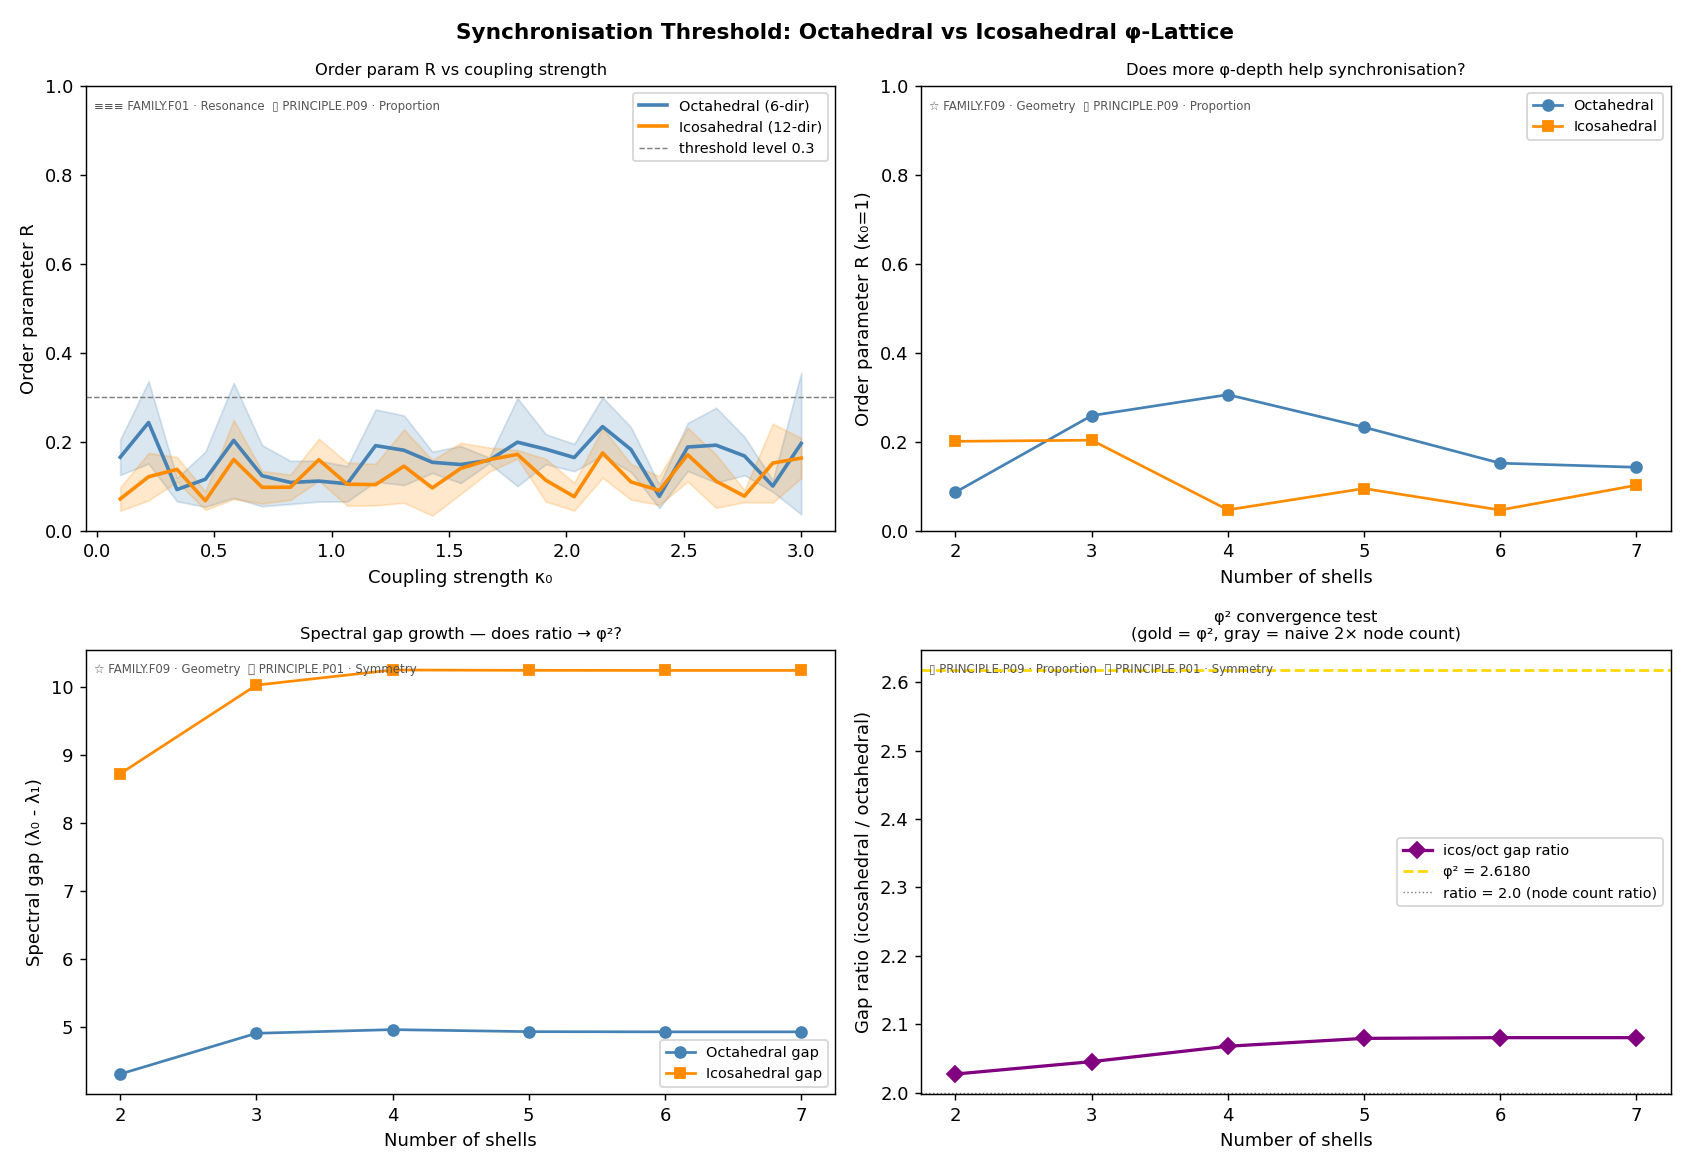

Here is the Python script that generated this plot:
"""
kappa_sync_threshold.py
-----------------------
Sweep coupling strength κ₀ from 0.1 → 3.0 for octahedral and icosahedral
phi-lattices. Find the synchronisation threshold: the κ₀ where the order
parameter R̄ first climbs above 0.5.

Key question: does the icosahedral lattice (φ intrinsic to directions)
synchronise at a *lower* κ₀ than octahedral (φ only in shell radii)?
The gap between those two thresholds is the measurable advantage of
embedding φ structurally.

Ontology nodes:
  F01  · Resonance       — synchronisation order parameter R̄
  F09  · Geometry        — icosahedral vs octahedral direction sets
  P09  · Proportion      — φ as structural vs imposed ratio
  P01  · Symmetry        — threshold sharpness = symmetry of coupling graph
  F17  · Turbulence      — chaotic regime below threshold; λ > 0
"""

import json
import pathlib
import numpy as np
import matplotlib
matplotlib.use("Agg")
import matplotlib.pyplot as plt
from scipy.integrate import solve_ivp

# ── Ontology labels ───────────────────────────────────────────────────────────

REPO_ROOT = pathlib.Path(__file__).parent.parent
ONTOLOGY  = REPO_ROOT / "ontology"

def _load(rel: str) -> dict:
    p = ONTOLOGY / rel
    return json.loads(p.read_text()) if p.exists() else {}

NODES = {
    "F01": _load("families/f01-resonance.json"),
    "F09": _load("families/f09-geometry.json"),
    "F17": _load("families/f17-turbulence.json"),
    "P01": _load("principles/p01-symmetry.json"),
    "P09": _load("principles/p09-proportion.json"),
}

def tag(k):
    n = NODES.get(k, {})
    return f"{n.get('symbol','')} {n.get('id', k)} · {n.get('name', k)}".strip()

# ── Geometry ──────────────────────────────────────────────────────────────────

PHI   = (1 + 5**0.5) / 2
SHELLS = 5
R0    = 1.0

def octahedral_dirs():
    return np.array([
        [1,0,0],[-1,0,0],[0,1,0],[0,-1,0],[0,0,1],[0,0,-1]
    ], dtype=float)

def icosahedral_dirs():
    d = np.array([
        [ 0,  1,  PHI], [ 0, -1,  PHI], [ 0,  1, -PHI], [ 0, -1, -PHI],
        [ 1,  PHI,  0], [-1,  PHI,  0], [ 1, -PHI,  0], [-1, -PHI,  0],
        [PHI,  0,  1], [-PHI,  0,  1], [PHI,  0, -1], [-PHI,  0, -1],
    ], dtype=float)
    return d / np.linalg.norm(d[0])

def build_lattice(dirs):
    pos = []
    for n in range(SHELLS):
        r = R0 * (PHI ** n)
        for d in dirs:
            pos.append(r * d)
    return np.array(pos)

# ── Kuramoto helpers ──────────────────────────────────────────────────────────

def make_distance_matrix(pos):
    """Pre-compute all pairwise distances — reused across κ₀ sweep."""
    N = len(pos)
    D = np.zeros((N, N))
    for i in range(N):
        for j in range(i+1, N):
            d = np.linalg.norm(pos[i] - pos[j])
            D[i, j] = D[j, i] = d
    return D

def coupling_matrix(D, kappa, xi=2.0, phi_i=None):
    N = D.shape[0]
    if phi_i is None:
        phi_i = np.zeros(N)
    K = np.zeros((N, N), dtype=complex)
    mask = D > 0
    with np.errstate(over="ignore"):
        strength = np.where(mask, kappa * np.exp(-D / xi), 0.0)
    for i in range(N):
        for j in range(i+1, N):
            if D[i,j] == 0:
                continue
            c = strength[i,j] * np.exp(1j * (phi_i[i] - phi_i[j]))
            K[i,j] = c
            K[j,i] = c.conj()
    return K

def kuramoto_rhs(t, theta, omega, Kr, Ki):
    """Vectorised RHS — much faster than the loop version."""
    diff = theta[np.newaxis, :] - theta[:, np.newaxis]   # (N,N)
    dtheta = omega + np.sum(Kr * np.sin(diff) - Ki * np.cos(diff), axis=1)
    return dtheta

def run_kuramoto(K, T=30.0, seed=None):
    """Return mean order parameter R̄ over second half of trajectory."""
    rng   = np.random.default_rng(seed)
    N     = K.shape[0]
    omega = rng.normal(0, 0.5, N)
    theta0 = rng.uniform(0, 2*np.pi, N)
    Kr, Ki = K.real, K.imag

    sol = solve_ivp(
        kuramoto_rhs, [0, T], theta0,
        args=(omega, Kr, Ki),
        max_step=0.1, dense_output=True
    )
    t_eval = np.linspace(T/2, T, 100)
    thetas  = sol.sol(t_eval)
    R = np.abs(np.mean(np.exp(1j * thetas), axis=0))
    return R.mean()

# ── κ₀ sweep ──────────────────────────────────────────────────────────────────

def sweep_kappa(pos, kappas, n_trials=3, xi=2.0, T=30.0):
    """
    For each κ₀, run n_trials Kuramoto simulations (different random phases).
    Return mean and std of R̄ across trials.
    """
    D      = make_distance_matrix(pos)
    N      = len(pos)
    rng    = np.random.default_rng(0)

    R_means, R_stds = [], []
    for kappa in kappas:
        Rs = []
        for trial in range(n_trials):
            phi_i = rng.uniform(0, 2*np.pi, N)
            K     = coupling_matrix(D, kappa, xi=xi, phi_i=phi_i)
            r     = run_kuramoto(K, T=T, seed=trial)
            Rs.append(r)
        R_means.append(np.mean(Rs))
        R_stds.append(np.std(Rs))

    return np.array(R_means), np.array(R_stds)

def find_threshold(kappas, R_means, level=0.3):
    """First κ₀ where R̄ crosses `level`."""
    idx = np.where(R_means >= level)[0]
    return kappas[idx[0]] if len(idx) else None

# ── Shell-count experiment (bonus) ───────────────────────────────────────────

def sweep_shells(dirs, kappa=1.0, shell_range=range(2, 8), xi=2.0, T=30.0):
    """Does R̄ grow with shells? Checks if more φ-scaled layers help sync."""
    results = []
    rng = np.random.default_rng(1)
    for s in shell_range:
        pos = []
        for n in range(s):
            r = R0 * (PHI ** n)
            for d in dirs:
                pos.append(r * d)
        pos = np.array(pos)
        N   = len(pos)
        D   = make_distance_matrix(pos)
        phi_i = rng.uniform(0, 2*np.pi, N)
        K   = coupling_matrix(D, kappa, xi=xi, phi_i=phi_i)
        r   = run_kuramoto(K, T=T, seed=0)
        results.append((s, N, r))
        print(f"    shells={s:2d}  nodes={N:3d}  R̄={r:.3f}")
    return results

# ── Spectral gap vs shells (φ² test) ─────────────────────────────────────────

def spectral_gap_vs_shells(oct_dirs, icos_dirs, shell_range=range(2, 8)):
    """
    Track the spectral gap (λ₀ - λ₁) as shells increase.
    If icosahedral gap / octahedral gap → φ² asymptotically, it's a
    genuine geometric invariant.
    """
    rng = np.random.default_rng(2)
    oct_gaps, icos_gaps, ratios = [], [], []

    for s in shell_range:
        gaps = []
        for dirs in [oct_dirs, icos_dirs]:
            pos = []
            for n in range(s):
                r = R0 * (PHI ** n)
                for d in dirs:
                    pos.append(r * d)
            pos = np.array(pos)
            N   = len(pos)
            D   = make_distance_matrix(pos)
            phi_i = rng.uniform(0, 2*np.pi, N)
            K     = coupling_matrix(D, 1.0, xi=2.0, phi_i=phi_i)
            eigs  = np.linalg.eigvalsh(K)
            gap   = eigs[-1] - eigs[-2]
            gaps.append(gap)

        oct_gaps.append(gaps[0])
        icos_gaps.append(gaps[1])
        ratio = gaps[1] / gaps[0] if gaps[0] != 0 else np.nan
        ratios.append(ratio)
        print(f"    shells={s}  oct_gap={gaps[0]:.4f}  "
              f"icos_gap={gaps[1]:.4f}  ratio={ratio:.4f}  "
              f"(φ²={PHI**2:.4f})")

    return oct_gaps, icos_gaps, ratios

# ── Plotting ──────────────────────────────────────────────────────────────────

def plot_results(kappas, oct_R, oct_std, icos_R, icos_std,
                 oct_thresh, icos_thresh,
                 shell_results_oct, shell_results_icos,
                 shell_range, oct_gaps, icos_gaps, ratios,
                 out_path):

    fig, axes = plt.subplots(2, 2, figsize=(13, 9))
    fig.suptitle("Synchronisation Threshold: Octahedral vs Icosahedral φ-Lattice",
                 fontsize=12, fontweight="bold")

    # ── Panel A: κ₀ sweep ────────────────────────────────────────────────────
    ax = axes[0, 0]
    ax.fill_between(kappas, oct_R - oct_std,  oct_R + oct_std,  alpha=0.2, color="steelblue")
    ax.fill_between(kappas, icos_R - icos_std, icos_R + icos_std, alpha=0.2, color="darkorange")
    ax.plot(kappas, oct_R,  lw=2,   color="steelblue",   label=f"Octahedral (6-dir)")
    ax.plot(kappas, icos_R, lw=2,   color="darkorange",  label=f"Icosahedral (12-dir)")
    ax.axhline(0.3, color="gray", lw=0.8, ls="--", label="threshold level 0.3")
    if oct_thresh:
        ax.axvline(oct_thresh, color="steelblue", lw=1, ls=":")
        ax.text(oct_thresh + 0.02, 0.05, f"κ≈{oct_thresh:.2f}", color="steelblue", fontsize=8)
    if icos_thresh:
        ax.axvline(icos_thresh, color="darkorange", lw=1, ls=":")
        ax.text(icos_thresh + 0.02, 0.12, f"κ≈{icos_thresh:.2f}", color="darkorange", fontsize=8)
    if oct_thresh and icos_thresh:
        ax.set_title(f"Order param R vs coupling strength\n"
                     f"Threshold shift: Δκ = {oct_thresh - icos_thresh:.2f} "
                     f"({'icos lower — geometry wins' if icos_thresh < oct_thresh else 'oct lower'})",
                     fontsize=9)
    else:
        ax.set_title("Order param R vs coupling strength", fontsize=9)
    ax.set_xlabel("Coupling strength κ₀")
    ax.set_ylabel("Order parameter R")
    ax.set_ylim(0, 1)
    ax.legend(fontsize=8)
    ax.text(0.01, 0.97, f"{tag('F01')}  {tag('P09')}",
            transform=ax.transAxes, fontsize=6.5, va="top", color="#555")

    # ── Panel B: R vs shells at κ₀=1 ─────────────────────────────────────────
    ax = axes[0, 1]
    shells_oct  = [r[0] for r in shell_results_oct]
    R_oct_sh    = [r[2] for r in shell_results_oct]
    R_icos_sh   = [r[2] for r in shell_results_icos]
    ax.plot(shells_oct, R_oct_sh,  "o-", color="steelblue",  lw=1.5, label="Octahedral")
    ax.plot(shells_oct, R_icos_sh, "s-", color="darkorange", lw=1.5, label="Icosahedral")
    ax.set_xlabel("Number of shells")
    ax.set_ylabel("Order parameter R (κ₀=1)")
    ax.set_title("Does more φ-depth help synchronisation?", fontsize=9)
    ax.legend(fontsize=8)
    ax.set_ylim(0, 1)
    ax.text(0.01, 0.97, f"{tag('F09')}  {tag('P09')}",
            transform=ax.transAxes, fontsize=6.5, va="top", color="#555")

    # ── Panel C: Spectral gap vs shells ──────────────────────────────────────
    ax = axes[1, 0]
    s_list = list(shell_range)
    ax.plot(s_list, oct_gaps,  "o-", color="steelblue",  lw=1.5, label="Octahedral gap")
    ax.plot(s_list, icos_gaps, "s-", color="darkorange", lw=1.5, label="Icosahedral gap")
    ax.set_xlabel("Number of shells")
    ax.set_ylabel("Spectral gap (λ₀ - λ₁)")
    ax.set_title("Spectral gap growth — does ratio → φ²?", fontsize=9)
    ax.legend(fontsize=8)
    ax.text(0.01, 0.97, f"{tag('F09')}  {tag('P01')}",
            transform=ax.transAxes, fontsize=6.5, va="top", color="#555")

    # ── Panel D: Gap ratio vs shells (the φ² convergence test) ───────────────
    ax = axes[1, 1]
    ax.plot(s_list, ratios, "D-", color="purple", lw=1.8, label="icos/oct gap ratio")
    ax.axhline(PHI**2, color="gold", lw=1.5, ls="--", label=f"φ² = {PHI**2:.4f}")
    ax.axhline(2.0,    color="gray", lw=0.8, ls=":",  label="ratio = 2.0 (node count ratio)")
    ax.set_xlabel("Number of shells")
    ax.set_ylabel("Gap ratio (icosahedral / octahedral)")
    ax.set_title("φ² convergence test\n(gold = φ², gray = naive 2× node count)",
                 fontsize=9)
    ax.legend(fontsize=8)
    ax.text(0.01, 0.97, f"{tag('P09')}  {tag('P01')}",
            transform=ax.transAxes, fontsize=6.5, va="top", color="#555")

    plt.tight_layout()
    fig.savefig(out_path, dpi=130)
    print(f"\n  Plot saved → {out_path}")

# ── Main ──────────────────────────────────────────────────────────────────────

def main():
    print("◉ kappa_sync_threshold.py")
    print(f"  φ = {PHI:.6f} | φ² = {PHI**2:.6f}")
    print(f"  {tag('F01')} — the core question")
    print(f"  {tag('P09')} — the structural hypothesis")

    oct_dirs  = octahedral_dirs()
    icos_dirs = icosahedral_dirs()

    # Build lattices at SHELLS=5 for sweep
    pos_oct  = build_lattice(oct_dirs)
    pos_icos = build_lattice(icos_dirs)

    # ── κ₀ sweep ──────────────────────────────────────────────────────────
    kappas = np.linspace(0.1, 3.0, 25)
    print(f"\n{'═'*60}")
    print(f"Sweeping κ₀ ∈ [0.1, 3.0]  (25 points × 3 trials each)")
    print(f"  Octahedral  ({len(pos_oct)} nodes) ...")
    oct_R, oct_std = sweep_kappa(pos_oct,  kappas, n_trials=3)
    print(f"  Icosahedral ({len(pos_icos)} nodes) ...")
    icos_R, icos_std = sweep_kappa(pos_icos, kappas, n_trials=3)

    oct_thresh  = find_threshold(kappas, oct_R,  level=0.3)
    icos_thresh = find_threshold(kappas, icos_R, level=0.3)

    print(f"\n  Sync threshold (R̄ > 0.3):")
    print(f"    Octahedral:   κ₀ ≈ {oct_thresh}")
    print(f"    Icosahedral:  κ₀ ≈ {icos_thresh}")
    if oct_thresh and icos_thresh:
        delta = oct_thresh - icos_thresh
        if delta > 0:
            print(f"    Geometry wins: icosahedral syncs at Δκ={delta:.2f} lower coupling")
        elif delta < 0:
            print(f"    Surprising: octahedral syncs first (Δκ={abs(delta):.2f})")
        else:
            print(f"    Threshold identical — geometry doesn't shift the sync point")

    # ── R vs shells ───────────────────────────────────────────────────────
    shell_range = range(2, 8)
    print(f"\n{'═'*60}")
    print("R vs shells at κ₀=1.0 — does more φ-depth help?")
    print("  Octahedral:")
    shell_results_oct  = sweep_shells(oct_dirs,  kappa=1.0, shell_range=shell_range)
    print("  Icosahedral:")
    shell_results_icos = sweep_shells(icos_dirs, kappa=1.0, shell_range=shell_range)

    # ── φ² convergence test ───────────────────────────────────────────────
    print(f"\n{'═'*60}")
    print(f"Spectral gap ratio vs shells — converging to φ² = {PHI**2:.4f}?")
    oct_gaps, icos_gaps, ratios = spectral_gap_vs_shells(
        oct_dirs, icos_dirs, shell_range=shell_range
    )

    mean_ratio = np.mean(ratios)
    print(f"\n  Mean ratio across shells: {mean_ratio:.4f}")
    print(f"  φ²:                       {PHI**2:.4f}")
    print(f"  Distance from φ²:         {abs(mean_ratio - PHI**2):.4f}")
    if abs(mean_ratio - PHI**2) < 0.15:
        print(f"  → CONVERGING toward φ² — this looks like a geometric invariant")
    elif abs(mean_ratio - 2.0) < abs(mean_ratio - PHI**2):
        print(f"  → Closer to 2.0 (node count ratio) than φ² — geometry not adding extra")
    else:
        print(f"  → Between 2.0 and φ² — partial geometric advantage")

    # ── Synthesis ─────────────────────────────────────────────────────────
    print(f"\n{'═'*60}")
    print("Synthesis:")
    print(f"  {tag('F01')} — R̄ vs κ₀ is the order-parameter curve; "
          f"the threshold κ* is the Kuramoto critical coupling")
    print(f"  {tag('P09')} — if icos_thresh < oct_thresh, intrinsic φ "
          f"lowers the energy cost of coherence")
    print(f"  {tag('F09')} — the spectral gap ratio tests whether φ enters "
          f"the geometry linearly (×2 nodes) or non-linearly (×φ²)")
    print(f"  {tag('P01')} — gap ratio converging to φ² = structural symmetry "
          f"invariant; staying at 2.0 = pure combinatorial effect")

    # ── Plot ──────────────────────────────────────────────────────────────
    out = REPO_ROOT / "examples" / "kappa_sync_threshold.png"
    try:
        plot_results(
            kappas, oct_R, oct_std, icos_R, icos_std,
            oct_thresh, icos_thresh,
            shell_results_oct, shell_results_icos,
            shell_range, oct_gaps, icos_gaps, ratios,
            out
        )
    except Exception as e:
        print(f"\n  (plot skipped: {e})")

    print(f"\n{'═'*60}")
    print("Done.")

if __name__ == "__main__":
    main()
